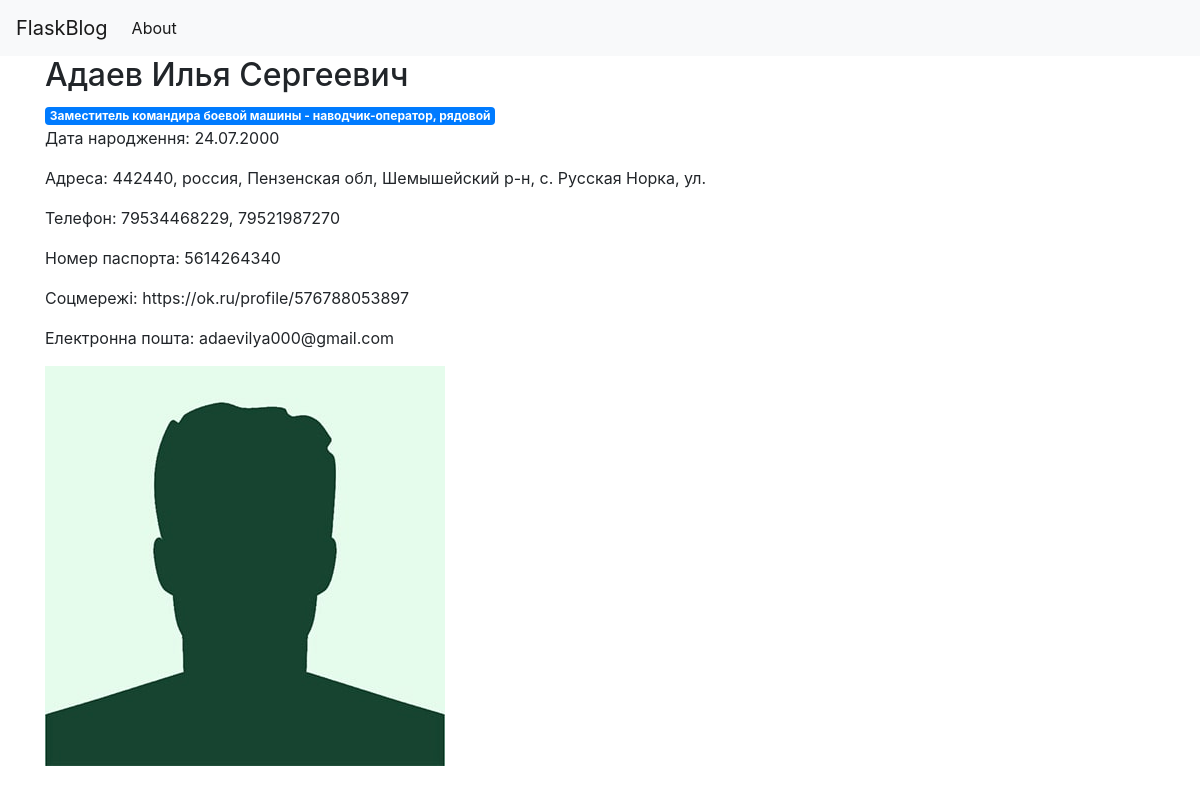
The page /5 on the database its author committed.
### tables this page shows
CREATE TABLE posts (
        id INTEGER PRIMARY KEY AUTOINCREMENT,
        created TIMESTAMP NOT NULL DEFAULT CURRENT_TIMESTAMP,
        FIO TEXT,
        DOB TEXT,
        Position TEXT,
        Unit TEXT,
        Passport TEXT,
        Passport_Issue_Date TEXT,
        Issued_By TEXT,
        Taxpayer_Number TEXT,
        Social_Security_Number TEXT,
        Address TEXT,
        Phone_Number TEXT,
        Social_Media TEXT,
        Email TEXT,
        Status TEXT,
        Verified TEXT,
        Source TEXT,
        Image_File TEXT
    );

### app.py (the view)
@app.route('/<int:post_id>')
def post(post_id):
    post = get_post(post_id)
    return render_template('post.html', post=post)

### app.py (called while the page is built)
def get_db_connection():
    conn = sqlite3.connect(db)
    conn.row_factory = sqlite3.Row
    return conn

def get_post(post_id):
    conn = get_db_connection()
    post = conn.execute('SELECT * FROM posts WHERE id = ?',
                        (post_id,)).fetchone()
    conn.close()
    if post is None:
        abort(404)
    return post

### templates/post.html
{% extends 'base.html' %}
{% block content %}
    <h2>{% block title %} {{ post['FIO'] }} {% endblock %}</h2>
    <span class="badge badge-primary">{{ post['Position'] }}</span>
    <p>Дата народження: {{ post['DOB'] }}</p>
    <p>Адреса: {{ post['Address'] }}</p>
    <p>Телефон: {{ post['Phone_Number'] }}</p>
    <p>Номер паспорта: {{ post['Passport'] }}</p>
    <p>Соцмережі: {{ post['Social_Media'] }}</p>
    <p>Електронна пошта: {{ post['Email'] }}</p>
    <img src="{{ url_for('static', filename='images/' + post['Image_File']) }}" alt="{{ post['FIO'] }} Image">
{% endblock %}

### rows shown on the page
posts: FIO "Адаев Илья Сергеевич", Position "Заместитель командира боевой машины - наводчик-оператор, рядовой", DOB "24.07.2000", Address "442440, россия, Пензенская обл, Шемышейский р-н, с. Русская Норка, ул.", Phone_Number "79534468229, 79521987270", Passport "5614264340", Social_Media "https://ok.ru/profile/576788053897", Email "adaevilya000@gmail.com", Image_File (placeholder picture)
